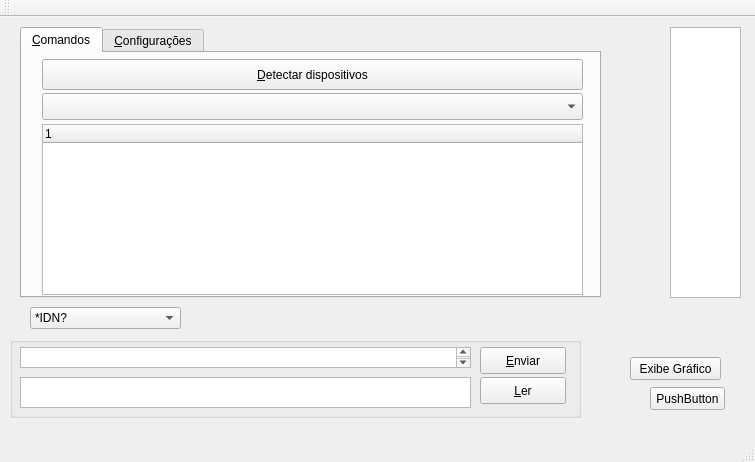
<?xml version="1.0" encoding="UTF-8"?>
<ui version="4.0">
 <class>MainWindow</class>
 <widget class="QMainWindow" name="MainWindow">
  <property name="geometry">
   <rect>
    <x>0</x>
    <y>0</y>
    <width>755</width>
    <height>462</height>
   </rect>
  </property>
  <property name="windowTitle">
   <string>MainWindow</string>
  </property>
  <property name="autoFillBackground">
   <bool>false</bool>
  </property>
  <widget class="QWidget" name="centralWidget">
   <widget class="QPushButton" name="pushButton">
    <property name="geometry">
     <rect>
      <x>650</x>
      <y>370</y>
      <width>75</width>
      <height>23</height>
     </rect>
    </property>
    <property name="text">
     <string>PushButton</string>
    </property>
   </widget>
   <widget class="QComboBox" name="cbCmdPadroes">
    <property name="geometry">
     <rect>
      <x>30</x>
      <y>290</y>
      <width>151</width>
      <height>22</height>
     </rect>
    </property>
    <property name="sizePolicy">
     <sizepolicy hsizetype="Expanding" vsizetype="Fixed">
      <horstretch>0</horstretch>
      <verstretch>0</verstretch>
     </sizepolicy>
    </property>
    <property name="minimumSize">
     <size>
      <width>0</width>
      <height>0</height>
     </size>
    </property>
    <item>
     <property name="text">
      <string>*IDN?</string>
     </property>
    </item>
   </widget>
   <widget class="QTabWidget" name="tabWidget">
    <property name="geometry">
     <rect>
      <x>20</x>
      <y>10</y>
      <width>581</width>
      <height>271</height>
     </rect>
    </property>
    <property name="tabPosition">
     <enum>QTabWidget::North</enum>
    </property>
    <property name="currentIndex">
     <number>0</number>
    </property>
    <widget class="QWidget" name="pagComandos">
     <property name="accessibleName">
      <string/>
     </property>
     <attribute name="title">
      <string>&amp;Comandos</string>
     </attribute>
     <widget class="QTreeWidget" name="tvwComandos">
      <property name="geometry">
       <rect>
        <x>20</x>
        <y>71</y>
        <width>541</width>
        <height>171</height>
       </rect>
      </property>
      <column>
       <property name="text">
        <string notr="true">1</string>
       </property>
      </column>
     </widget>
     <widget class="QComboBox" name="cbDispositivos">
      <property name="geometry">
       <rect>
        <x>20</x>
        <y>40</y>
        <width>541</width>
        <height>27</height>
       </rect>
      </property>
     </widget>
     <widget class="QPushButton" name="btnDetectar">
      <property name="geometry">
       <rect>
        <x>20</x>
        <y>6</y>
        <width>541</width>
        <height>31</height>
       </rect>
      </property>
      <property name="text">
       <string>&amp;Detectar dispositivos</string>
      </property>
      <property name="icon">
       <iconset>
        <normaloff>img/update.png</normaloff>img/update.png</iconset>
      </property>
      <property name="iconSize">
       <size>
        <width>32</width>
        <height>32</height>
       </size>
      </property>
     </widget>
    </widget>
    <widget class="QWidget" name="tab">
     <attribute name="title">
      <string>&amp;Configurações</string>
     </attribute>
     <widget class="QComboBox" name="cbPortaComm">
      <property name="geometry">
       <rect>
        <x>10</x>
        <y>40</y>
        <width>101</width>
        <height>22</height>
       </rect>
      </property>
      <item>
       <property name="text">
        <string>GPIB0</string>
       </property>
      </item>
      <item>
       <property name="text">
        <string>GPIB1</string>
       </property>
      </item>
      <item>
       <property name="text">
        <string>GPIB2</string>
       </property>
      </item>
     </widget>
     <widget class="QLabel" name="lblPorta">
      <property name="geometry">
       <rect>
        <x>10</x>
        <y>10</y>
        <width>121</width>
        <height>31</height>
       </rect>
      </property>
      <property name="text">
       <string>Porta de comunicação</string>
      </property>
     </widget>
     <widget class="QLabel" name="lblLargura_2">
      <property name="geometry">
       <rect>
        <x>10</x>
        <y>110</y>
        <width>81</width>
        <height>16</height>
       </rect>
      </property>
      <property name="text">
       <string>Altura da Tela:</string>
      </property>
     </widget>
     <widget class="QSpinBox" name="sbLargura">
      <property name="geometry">
       <rect>
        <x>100</x>
        <y>80</y>
        <width>42</width>
        <height>22</height>
       </rect>
      </property>
      <property name="minimum">
       <number>10</number>
      </property>
      <property name="maximum">
       <number>1280</number>
      </property>
      <property name="value">
       <number>640</number>
      </property>
     </widget>
     <widget class="QSpinBox" name="sbAltura">
      <property name="geometry">
       <rect>
        <x>100</x>
        <y>110</y>
        <width>42</width>
        <height>22</height>
       </rect>
      </property>
      <property name="minimum">
       <number>10</number>
      </property>
      <property name="maximum">
       <number>1024</number>
      </property>
      <property name="value">
       <number>480</number>
      </property>
     </widget>
     <widget class="QLabel" name="lblLargura">
      <property name="geometry">
       <rect>
        <x>10</x>
        <y>80</y>
        <width>81</width>
        <height>16</height>
       </rect>
      </property>
      <property name="text">
       <string>Largura da Tela:</string>
      </property>
     </widget>
    </widget>
   </widget>
   <widget class="QGroupBox" name="gbLerEnviar">
    <property name="geometry">
     <rect>
      <x>10</x>
      <y>320</y>
      <width>571</width>
      <height>81</height>
     </rect>
    </property>
    <property name="sizePolicy">
     <sizepolicy hsizetype="Expanding" vsizetype="Expanding">
      <horstretch>0</horstretch>
      <verstretch>0</verstretch>
     </sizepolicy>
    </property>
    <property name="title">
     <string/>
    </property>
    <property name="alignment">
     <set>Qt::AlignBottom|Qt::AlignLeading|Qt::AlignLeft</set>
    </property>
    <widget class="QTextEdit" name="txtRead">
     <property name="geometry">
      <rect>
       <x>10</x>
       <y>40</y>
       <width>451</width>
       <height>31</height>
      </rect>
     </property>
     <property name="readOnly">
      <bool>true</bool>
     </property>
    </widget>
    <widget class="QPushButton" name="btnLer">
     <property name="geometry">
      <rect>
       <x>470</x>
       <y>40</y>
       <width>86</width>
       <height>27</height>
      </rect>
     </property>
     <property name="text">
      <string>&amp;Ler</string>
     </property>
    </widget>
    <widget class="QTextEdit" name="txtSend">
     <property name="geometry">
      <rect>
       <x>10</x>
       <y>10</y>
       <width>451</width>
       <height>21</height>
      </rect>
     </property>
    </widget>
    <widget class="QPushButton" name="btnEnviar">
     <property name="geometry">
      <rect>
       <x>470</x>
       <y>10</y>
       <width>86</width>
       <height>27</height>
      </rect>
     </property>
     <property name="text">
      <string>&amp;Enviar</string>
     </property>
    </widget>
   </widget>
   <widget class="QGraphicsView" name="graphicsView">
    <property name="geometry">
     <rect>
      <x>670</x>
      <y>10</y>
      <width>71</width>
      <height>271</height>
     </rect>
    </property>
   </widget>
   <widget class="QPushButton" name="btnShowGraphics">
    <property name="geometry">
     <rect>
      <x>630</x>
      <y>340</y>
      <width>91</width>
      <height>23</height>
     </rect>
    </property>
    <property name="text">
     <string>Exibe Gráfico</string>
    </property>
   </widget>
  </widget>
  <widget class="QMenuBar" name="menuBar">
   <property name="geometry">
    <rect>
     <x>0</x>
     <y>0</y>
     <width>755</width>
     <height>21</height>
    </rect>
   </property>
  </widget>
  <widget class="QToolBar" name="mainToolBar">
   <attribute name="toolBarArea">
    <enum>TopToolBarArea</enum>
   </attribute>
   <attribute name="toolBarBreak">
    <bool>false</bool>
   </attribute>
  </widget>
  <widget class="QStatusBar" name="statusBar"/>
  <action name="actionDetect_Devices">
   <property name="text">
    <string>Detect Devices</string>
   </property>
  </action>
  <action name="actionRead">
   <property name="text">
    <string>Read</string>
   </property>
  </action>
  <action name="actionWrite">
   <property name="text">
    <string>Write</string>
   </property>
  </action>
  <action name="action_StandardCommands">
   <property name="text">
    <string> Standard Commands</string>
   </property>
  </action>
  <action name="actionShowGraphics">
   <property name="text">
    <string>ShowGraphics</string>
   </property>
  </action>
  <action name="actionCmdPadroesChanged">
   <property name="text">
    <string>CmdPadroes</string>
   </property>
  </action>
  <action name="actionDeviceSelected">
   <property name="text">
    <string>DeviceSelected</string>
   </property>
  </action>
 </widget>
 <layoutdefault spacing="6" margin="11"/>
 <resources/>
 <connections>
  <connection>
   <sender>btnDetectar</sender>
   <signal>clicked()</signal>
   <receiver>actionDetect_Devices</receiver>
   <slot>trigger()</slot>
   <hints>
    <hint type="sourcelabel">
     <x>447</x>
     <y>78</y>
    </hint>
    <hint type="destinationlabel">
     <x>-1</x>
     <y>-1</y>
    </hint>
   </hints>
  </connection>
  <connection>
   <sender>btnEnviar</sender>
   <signal>clicked()</signal>
   <receiver>actionWrite</receiver>
   <slot>trigger()</slot>
   <hints>
    <hint type="sourcelabel">
     <x>522</x>
     <y>376</y>
    </hint>
    <hint type="destinationlabel">
     <x>-1</x>
     <y>-1</y>
    </hint>
   </hints>
  </connection>
  <connection>
   <sender>btnLer</sender>
   <signal>clicked()</signal>
   <receiver>actionRead</receiver>
   <slot>trigger()</slot>
   <hints>
    <hint type="sourcelabel">
     <x>522</x>
     <y>406</y>
    </hint>
    <hint type="destinationlabel">
     <x>-1</x>
     <y>-1</y>
    </hint>
   </hints>
  </connection>
  <connection>
   <sender>btnShowGraphics</sender>
   <signal>clicked()</signal>
   <receiver>actionShowGraphics</receiver>
   <slot>trigger()</slot>
   <hints>
    <hint type="sourcelabel">
     <x>675</x>
     <y>384</y>
    </hint>
    <hint type="destinationlabel">
     <x>-1</x>
     <y>-1</y>
    </hint>
   </hints>
  </connection>
  <connection>
   <sender>cbCmdPadroes</sender>
   <signal>currentIndexChanged(QString)</signal>
   <receiver>actionCmdPadroesChanged</receiver>
   <slot>trigger()</slot>
   <hints>
    <hint type="sourcelabel">
     <x>105</x>
     <y>333</y>
    </hint>
    <hint type="destinationlabel">
     <x>-1</x>
     <y>-1</y>
    </hint>
   </hints>
  </connection>
  <connection>
   <sender>cbDispositivos</sender>
   <signal>currentIndexChanged(QString)</signal>
   <receiver>actionDeviceSelected</receiver>
   <slot>trigger()</slot>
   <hints>
    <hint type="sourcelabel">
     <x>312</x>
     <y>118</y>
    </hint>
    <hint type="destinationlabel">
     <x>-1</x>
     <y>-1</y>
    </hint>
   </hints>
  </connection>
 </connections>
</ui>
